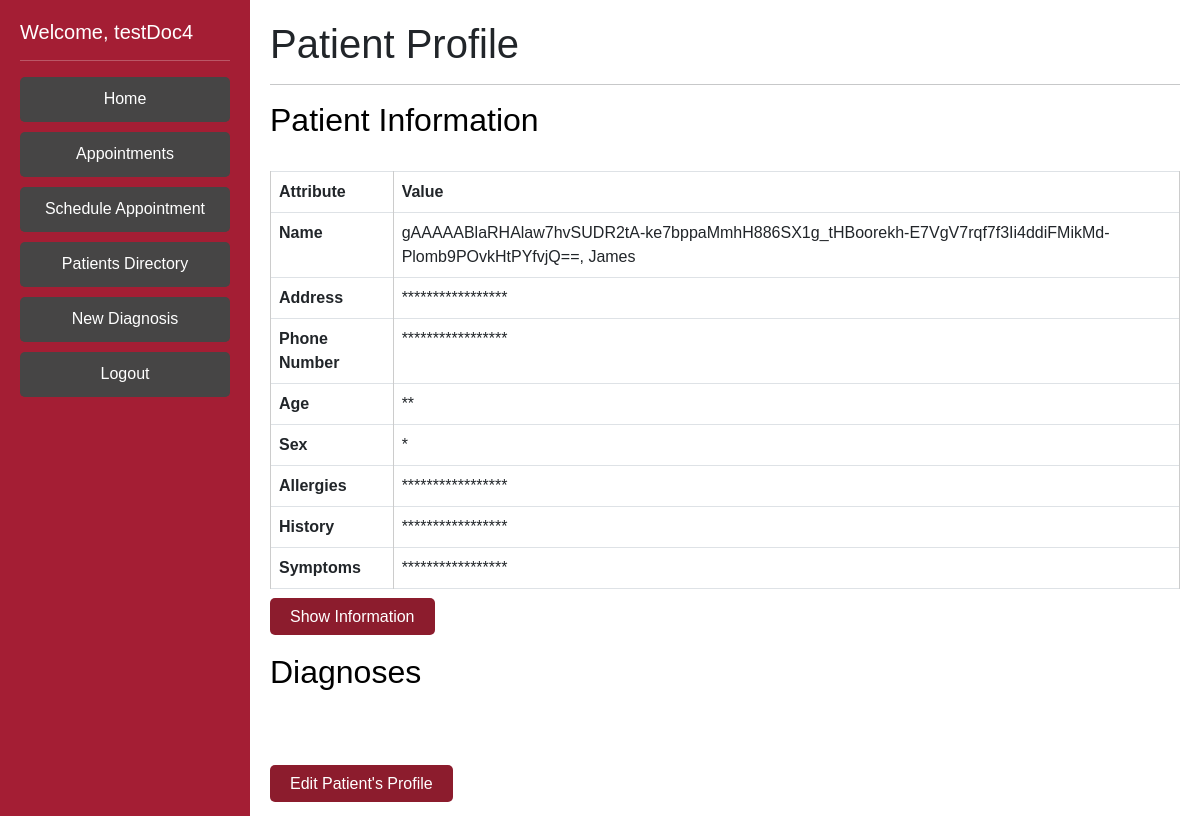
Before: /viewProfileDoctorSecure/niceGuy (signed in) with the older database file.
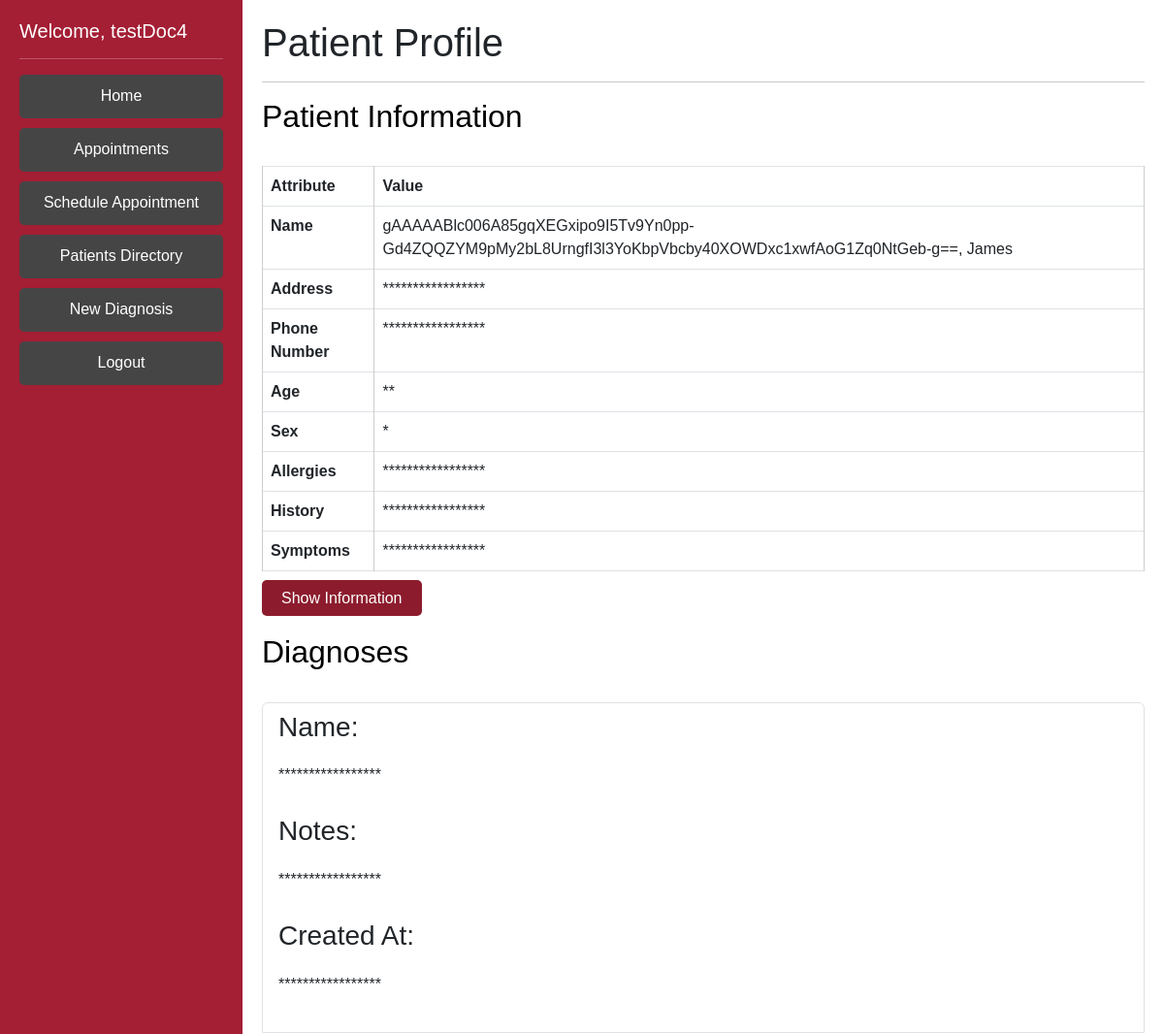
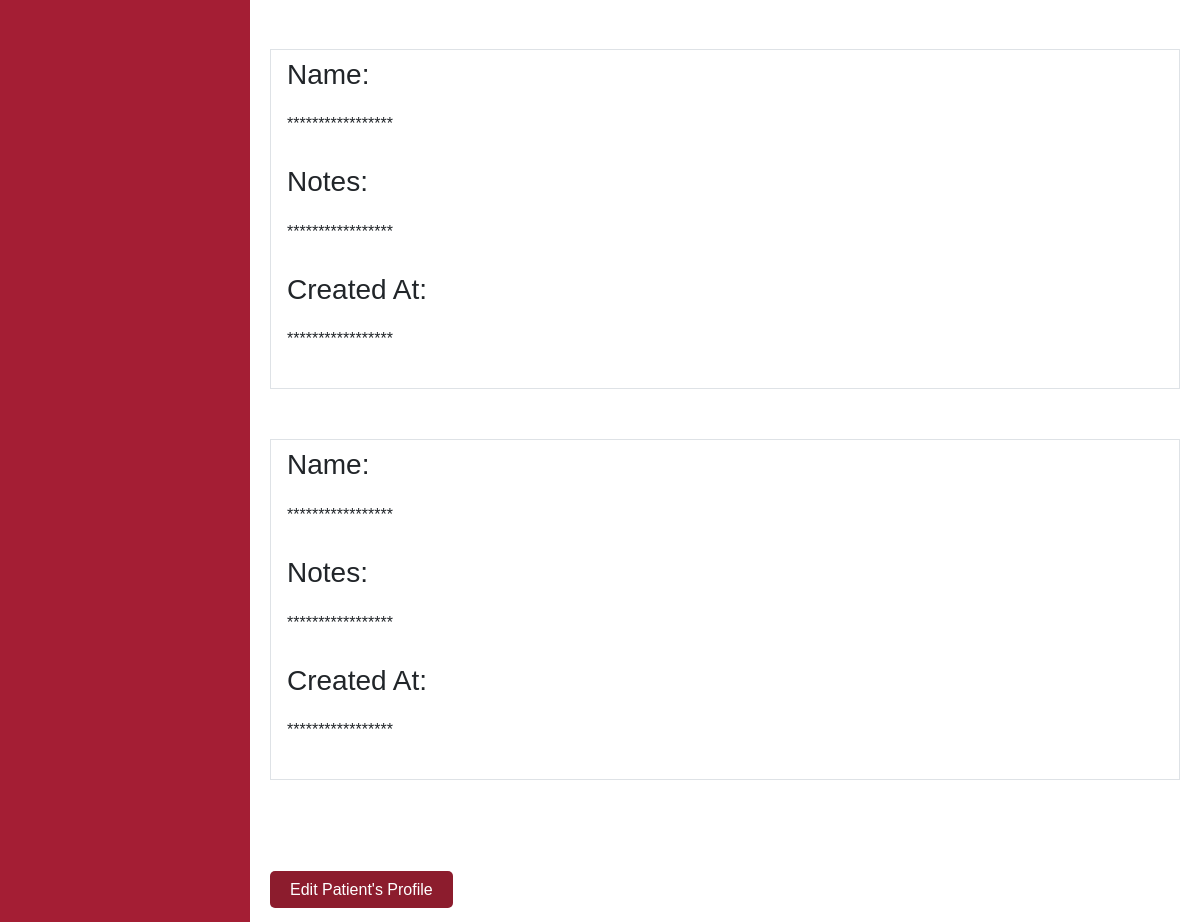
After: the same page with the newer database file (2 pictures, top to bottom).
### DoctorPortal/models.py (models this page shows, shortened)
class Patient(AbstractBaseUser):
    phone = EncryptedIntegerField() # 1 (999)-999-9999 11 long
    ssn = EncryptedCharField(unique=True, max_length=9) #ssn should be unique
    address = EncryptedCharField(max_length=200, default= '')
    username = models.CharField(max_length=100, default = '', unique=True)
    password = EncryptedCharField(max_length=25, default='')
    createdAt = EncryptedDateTimeField(auto_now_add=True) # time the patient was created
    lastUpdated = EncryptedDateTimeField(auto_now=True) # time the patient info was last edited
    fname = models.CharField(max_length=50)
    lname = EncryptedCharField(max_length=50)
    sex = models.CharField(max_length=1) # M or F
    symptoms = EncryptedTextField(default='na') #large body of text
    age = models.PositiveIntegerField(validators=[MaxValueValidator(130), MinValueValidator(0)], default=None) # 0 - 130 yrs old
    weight = models.PositiveIntegerField(validators=[MinValueValidator(1), MaxValueValidator(2000)], default=None) # 1-2000lbs
    allergies = EncryptedTextField(default='na') # known allergies
    history = EncryptedTextField(default='na') # the medical history
    otp_verification_secret = models.CharField(max_length=50, default='')
    is_patient = models.BooleanField('patientStatus', default=True)
    is_doctor = models.BooleanField('doctorStatus', default=False)
    objects = PatientManager()
    USERNAME_FIELD = 'username'
    REQUIRED_FIELDS = []

class Diagnosis(models.Model):
    staffUser = models.ForeignKey(Patient, on_delete=models.CASCADE, related_name='diagnosingDoctor', default='')
    patient = models.ForeignKey(Patient, on_delete=models.CASCADE, related_name='diagnosedPatient', default='')
    updaterUsername = models.CharField(max_length=100, default = '')
    diagnosis = EncryptedCharField(max_length=200, default='')
    docNotes = EncryptedTextField(default='na') #large body of text
    lastUpdated = EncryptedDateTimeField(auto_now=True) # time the diagnosis info was last edited
    createdAt = EncryptedDateTimeField(auto_now_add=True) # time the diagnosis was created

### DoctorPortal/views.py (the view)
# urls.py: path('viewProfileDoctorSecure/<str:patientUsername>', views.viewProfileDoctorSecure, name='viewProfileDoctorSecure'),
def viewProfileDoctorSecure(request, patientUsername):
    current_user = request.user
    if (current_user.is_doctor == False):
        return HttpResponseRedirect('/login')
    chosenPatient1 = Patient.objects.filter(username=patientUsername)
    chosenPatient = chosenPatient1[0]
    diagnoses = Diagnosis.objects.filter(patient=chosenPatient)
    return render(request, 'viewProfileSecure_doctor.html', context = {'patient': chosenPatient, 'user': current_user, 'diagnoses': diagnoses})

### DoctorPortal/templates/viewProfileSecure_doctor.html
{% extends 'base_doctor.html' %}
{% block content %}
<div class="jumbotron">
    <h1 class="display-7">Patient Profile</h1>
    <hr class="my-3">
</div>
{% if patient %}
    <div class="patient-details">
        <div class="patient-info">
            <h2>Patient Information</h2><br>
            <table class="table table-bordered">
                <thead>
                    <tr>
                        <th scope="col">Attribute</th>
                        <th scope="col">Value</th>
                    </tr>
                </thead>
                <tbody>
                    <tr>
                        <th scope="row">Name</th>
                        <td>{{ patient.lname }}, {{ patient.fname }} </td>
                    </tr>
                    <tr>
                        <th scope="row">Address</th>
                        <td>***************** </td>
                    </tr>
                    <tr>
                        <th scope="row">Phone Number</th>
                        <td>***************** </td>
                    </tr>
                    <tr>
                        <th scope="row">Age</th>
                        <td>** </td>
                    </tr>
                    <tr>
                        <th scope="row">Sex</th>
                        <td>*</td>
                    </tr>
                    <tr>
                        <th scope="row">Allergies</th>
                        <td>***************** </td>
                    </tr>
                    <tr>
                        <th scope="row">History</th>
                        <td>***************** </td>
                    </tr>
                    <tr>
                        <th scope="row">Symptoms</th>
                        <td>***************** </td>
                    </tr>
                </tbody>
            </table>
        </div>
        <div class="card-action">
            <a href="{% url 'viewProfileDoctor' patientUsername=patient.username %}">Show Information</a>
        </div>
        <div class="patient-diagnoses"><br>
            <h2>Diagnoses</h2><br>
            {% if diagnoses %}
                <ul class="list-group">
                    {% for d in diagnoses %}
                        <li class="list-group-item">
                            <h3>Name:</h3>
                            <p>***************** </p>
                            <h3>Notes:</h3>
                            <p>***************** </p>
                            <h3>Created At:</h3>
                            <p>***************** </p>
                        </li><br>
                    {% endfor %}
                </ul>
            {% endif %}
        </div>
    </div>
    <br><br>
    <div class="card-action">
        <a href="{% url 'confirmPassword' patientUsername=patient.username%}">Edit Patient's Profile</a>
    </div>
{% endif %}
{% endblock content %}

Changed rows visible on the page:
changed Patient "James": lname "gAAAAABlaRHAlaw7hvSUDR2tA-ke7bppaMmhH886SX1g_tHBoorekh-E7VgV7rqf7f3Ii4ddiFMikMd-Plomb9POvkHtPYfvjQ==" → "gAAAAABlc006A85gqXEGxipo9I5Tv9Yn0pp-Gd4ZQQZYM9pMy2bL8UrngfI3l3YoKbpVbcby40XOWDxc1xwfAoG1Zq0NtGeb-g=="
